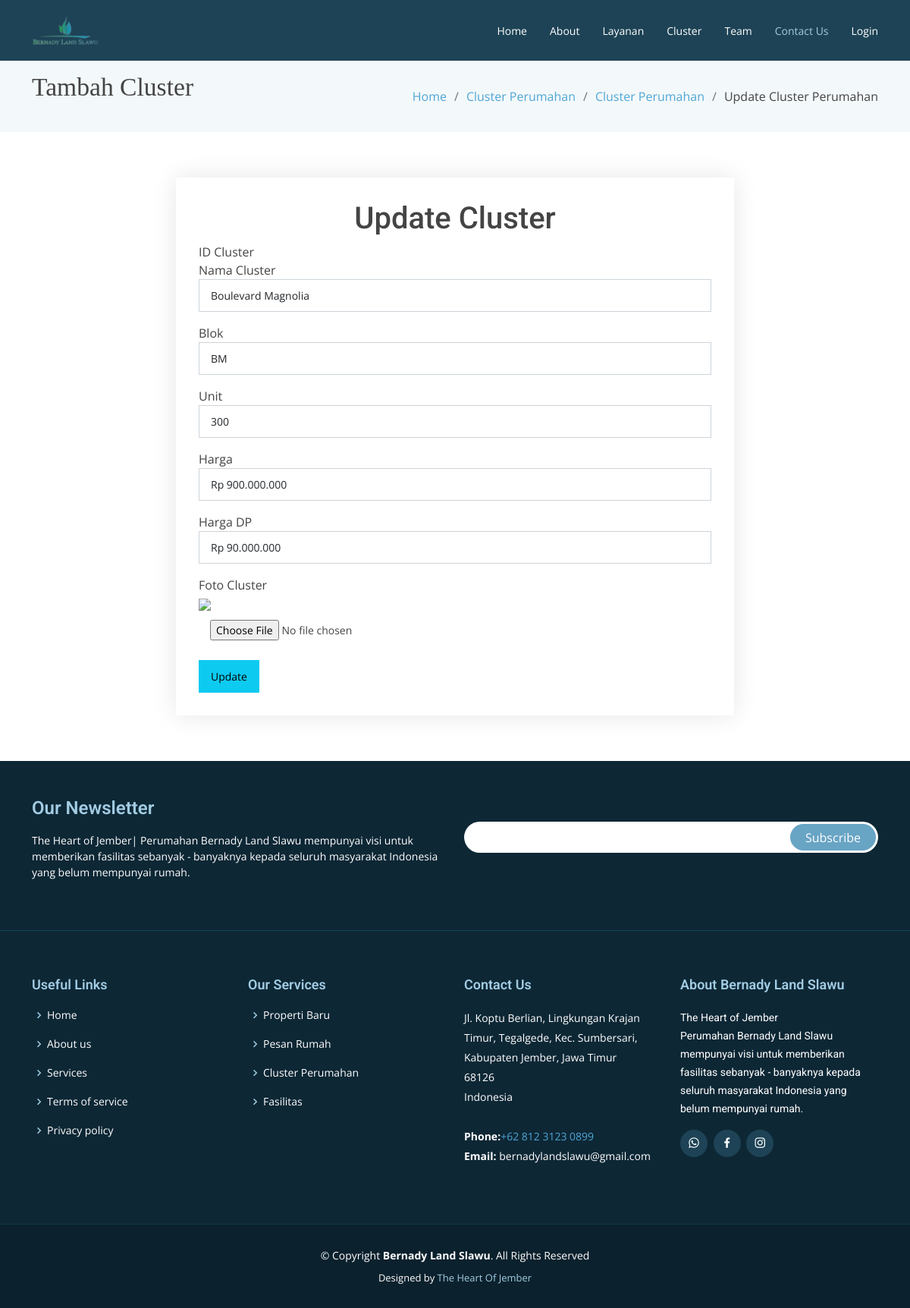
The page /form-edit-cluster.php?id=33 on the database its author committed.
### tables this page shows
CREATE TABLE `cluster` (
  `id_cluster` int(11) NOT NULL,
  `foto_cluster` varchar(100) NOT NULL,
  `nama_cluster` varchar(100) NOT NULL,
  `blok` varchar(100) NOT NULL,
  `jumlah_unit` int(100) NOT NULL,
  `harga` varchar(100) NOT NULL,
  `harga_dp` varchar(100) NOT NULL,
  `filter` varchar(11) NOT NULL,
  `jenis_cluster` varchar(50) NOT NULL
);

### form-edit-cluster.php (the view, shortened to what this page needs)
<?php
require ('koneksi.php');
$clusterId = $_GET['id'];
$query = "SELECT * FROM cluster WHERE id_cluster='$clusterId'";
$result = mysqli_query($koneksi, $query);
while ($row =mysqli_fetch_array($result)){
  $nama_cluster = $row['nama_cluster'];
  $blok = $row['blok'];
  $jumlah_unit = $row['jumlah_unit'];
  $harga = $row['harga'];
  $hargaDp= $row['harga_dp'];
}
?>
<!DOCTYPE html>
<html lang="en">
<head>
  <link href="vendor/animate.css/animate.min.css" rel="stylesheet">
  <link href="vendor/aos/aos.css" rel="stylesheet">
  <link href="vendor/bootstrap/css/bootstrap.min.css" rel="stylesheet">
  <link href="vendor/bootstrap-icons/bootstrap-icons.css" rel="stylesheet">
  <link href="vendor/boxicons/css/boxicons.min.css" rel="stylesheet">
  <link href="vendor/glightbox/css/glightbox.min.css" rel="stylesheet">
  <link href="vendor/swiper/swiper-bundle.min.css" rel="stylesheet">
  <link href="css/style.css" rel="stylesheet">
</head>
<body>
  <header id="header" class="fixed-top d-flex align-items-center ">
    <div class="container d-flex justify-content-between align-items-center">
      <div class="logo">
        <a href="index-admin.php"><img src="img/logo-bernady.png" alt="" class="img-fluid"></a>
      </div>
      <nav id="navbar" class="navbar">
        <ul>
          <li><a class="" href="index-admin.php">Home</a></li>
          <li><a href="about-admin.php">About</a></li>
          <li><a href="services-admin.php">Layanan</a></li>
          <li><a href="portfolio-admin.php">Cluster</a></li>
          <li><a href="team-admin.php">Team</a></li>
          <li><a class="active" href="contact-admin.php">Contact Us</a></li>
          <?php
          if($userName = $_SESSION['name']){
            echo "
            <div class='dropdown' style='margin-right:50px;'><a href='#'> $userName </a>
            <ul>
              <li> <a href='profile-user.php'>Profil</a></li>
                <li> <a href='list-pemesanan-admin.php'>Pemesanan Rumah</a></li>
                <li> <a href='pembayaran-user.php'>Pembayaran</a></li>
              <li><a href='logout.php'>Logout</a></li>
            </ul>
          </div>
            ";
          }else{
            echo "
            <li><a href='login.php'>Login</a></li>
            ";
          }
          ?>
        </ul>
      </nav>
    </div>
  </header>
  <main id="main">
    <section class="breadcrumbs">
      <div class="container">
        <div class='d-flex justify-content-between align-items-center'>
          <h2><blockquote>Tambah Cluster</blockquote></h2>
          <ol>
            <li><a href="index-admin.php">Home</a></li>
            <li><a href="portfolio-admin.php">Cluster Perumahan</a></li>
			<li><a href="cluster.php">Cluster Perumahan</a></li>
            <li>Update Cluster Perumahan</li>
          </ol>
        </div>
      </div>
    </section>
    <section class="contact" data-aos="fade-up" data-aos-easing="ease-in-out" data-aos-duration="500">
      <div class="container">
        <div class="row">
          <div class="col-lg-8 m-auto">
            <form class="php-email-form" action="form-edit-cluster.php" method="POST" enctype="multipart/form-data">
              <div class="row">
                <h1 class="text-center"><span>Update Cluster</span></h1>
                <div>
          <label>ID Cluster</label>
        </div>
                <div class="row-md-6 form-group mb-3">
				<label>Nama Cluster</label>
                  <input class="form-control" type="text" name="txt_namacluster" value="<?php echo $nama_cluster; ?>" autofocus=""/>
                </div>
                <div class="row-md-6 form-group mb-3">
				<label>Blok</label>
         <input class="form-control" type="text" name="txt_blok" value="<?php echo $blok; ?>" />
                </div>
                <div class="row-md-6 form-group mb-3">
                  <label>Unit</label>
         <input class="form-control" type="text" name="jumlah_unit" value="<?php echo $jumlah_unit; ?>" />
                </div>
                <div class="row-md-6 form-group mt-3 mt-md-0 mb-3">
                  <label>Harga</label>
         <input class="form-control" type="text" name="harga" value="<?php echo $harga; ?>"/>
                </div>
                <div class="row-md-6 form-group mt-3 mt-md-0 mb-3">
                  <label>Harga DP</label>
         <input class="form-control" type="text" name="harga_dp" value="<?php echo $hargaDp; ?>" />
                </div>
                </div>
                <div class="row-md-6 form-group mt-3 mt-md-0 mb-3">
                  <label>Foto Cluster</label>
		  <div class = "image-wrapper">
	  <img src="img/images_cluster/<?php echo $row['foto_cluster']?>">
	  </div>
         <input type="file" name="txt_fotocluster" value="" />
                </div>
                <div class="group">
                        <input type="submit" name="update" class="btn btn-info btn-md" value="Update">
                    </div>
              </div>
          </div>
      </div>
    </section>
  </main>
  <footer id="footer" data-aos="fade-up" data-aos-easing="ease-in-out" data-aos-duration="500">
    <div class="footer-newsletter">
      <div class="container">
        <div class="row">
          <div class="col-lg-6">
            <h4>Our Newsletter</h4>
            <p>The Heart of Jember| Perumahan Bernady Land Slawu mempunyai visi untuk memberikan fasilitas sebanyak - banyaknya kepada seluruh masyarakat Indonesia yang belum mempunyai rumah.</p>
          </div>
          <div class="col-lg-6">
            <form action="" method="post">
              <input type="email" name="email"><input type="submit" value="Subscribe">
            </form>
          </div>
        </div>
      </div>
    </div>
    <div class="footer-top">
      <div class="container">
        <div class="row">
          <div class="col-lg-3 col-md-6 footer-links">
            <h4>Useful Links</h4>
            <ul>
              <li><i class="bx bx-chevron-right"></i> <a href="index-admin.php">Home</a></li>
              <li><i class="bx bx-chevron-right"></i> <a href="about-admin.php">About us</a></li>
              <li><i class="bx bx-chevron-right"></i> <a href="services-admin.php">Services</a></li>
              <li><i class="bx bx-chevron-right"></i> <a href="#">Terms of service</a></li>
              <li><i class="bx bx-chevron-right"></i> <a href="#">Privacy policy</a></li>
            </ul>
          </div>
          <div class="col-lg-3 col-md-6 footer-links">
            <h4>Our Services</h4>
            <ul>
              <li><i class="bx bx-chevron-right"></i> <a href="services-admin.php">Properti Baru</a></li>
              <li><i class="bx bx-chevron-right"></i> <a href="pemesanan-admin.php">Pesan Rumah</a></li>
              <li><i class="bx bx-chevron-right"></i> <a href="portfolio-admin.php">Cluster Perumahan</a></li>
              <li><i class="bx bx-chevron-right"></i> <a href="services-admin.php">Fasilitas</a></li>
            </ul>
          </div>
          <div class="col-lg-3 col-md-6 footer-contact">
            <h4>Contact Us</h4>
            <p>
              Jl. Koptu Berlian, Lingkungan Krajan Timur, Tegalgede, Kec. Sumbersari, Kabupaten Jember, Jawa Timur <br>
              68126<br>
              Indonesia <br><br>
              <strong>Phone:</strong><a href="https://wa.me/+6281231230899">+62 812 3123 0899</a><br>
              <strong>Email:</strong> bernadylandslawu@gmail.com<br>
            </p>
          </div>
          <div class="col-lg-3 col-md-6 footer-info">
            <h3>About Bernady Land Slawu</h3>
            <p>The Heart of Jember</p>
            <p>Perumahan Bernady Land Slawu mempunyai visi untuk memberikan fasilitas sebanyak - banyaknya kepada seluruh masyarakat Indonesia yang belum mempunyai rumah.</p>
            <div class="social-links mt-3">
              <a href="https://wa.me/6281231230899" class="whatsapp"><i class="bx bxl-whatsapp"></i></a>
              <a href="https://m.facebook.com/people/Bernady-Land-Slawu/100067127194394/" class="facebook"><i class="bx bxl-facebook"></i></a>
              <a href="https://instagram.com/bernadylandslawu?igshid=YTY2NzY3YTc=" class="instagram"><i class="bx bxl-instagram"></i></a>
            </div>
          </div>
        </div>
      </div>
    </div>
    <div class="container">
      <div class="copyright">
        &copy; Copyright <strong><span>Bernady Land Slawu</span></strong>. All Rights Reserved
      </div>
      <div class="credits">
        Designed by <a href="https://bootstrapmade.com/">The Heart Of Jember</a>
      </div>
    </div>
  </footer>
</body>
</html>

### css/style.css (style rules this page uses)
body { font-family: "Open Sans", sans-serif; color: #444; }
a { color: #4fa6d5; text-decoration: none; }
h1, h2, h3, h4, h5, h6, .font-primary { font-family: "Roboto", sans-serif; }
#header { height: 80px; transition: all 0.5s; z-index: 997; transition: all 0.5s; background: #1e4356; }
#header .logo img { padding: 0; margin: 0; max-height: 40px; }
#main { margin-top: 80px; }
.navbar { padding: 0; }
.navbar ul { margin: 0; padding: 0; display: flex; list-style: none; align-items: center; }
.navbar li { position: relative; }
.navbar a, .navbar a:focus { display: flex; align-items: center; justify-content: space-between; padding: 10px 0 10px 30px; font-family: "Open Sans", sans-serif; font-size: 14px; color: #fff; white-space: nowrap; transition: 0.3s; }
.navbar a:hover, .navbar .active, .navbar .active:focus, .navbar li:hover>a { color: #a2cce3; }
section { padding: 60px 0; }
.breadcrumbs { padding: 15px 0; background-color: #f3f8fa; min-height: 40px; }
.breadcrumbs h2 { font-size: 28px; font-weight: 300; }
.breadcrumbs ol { display: flex; flex-wrap: wrap; list-style: none; padding: 0; margin: 0; }
.breadcrumbs ol li+li { padding-left: 10px; }
.breadcrumbs ol li+li::before { display: inline-block; padding-right: 10px; color: #6c757d; content: "/"; }
.contact { padding-bottom: 30px; }
.contact .php-email-form { box-shadow: 0 0 30px rgba(214, 215, 216, 0.6); padding: 30px; margin-bottom: 30px; }
.contact .php-email-form input, .contact .php-email-form textarea { border-radius: 0; box-shadow: none; font-size: 14px; }
.contact .php-email-form input { padding: 10px 15px; }
#footer { background: #0b212d; padding: 0 0 30px 0; color: #fff; font-size: 14px; }
#footer .footer-newsletter { padding: 50px 0; background: #0d2735; }
#footer .footer-newsletter h4 { font-size: 24px; margin: 0 0 20px 0; padding: 0; line-height: 1; font-weight: 600; color: #a2cce3; }
#footer .footer-newsletter form { margin-top: 30px; background: #fff; padding: 6px 10px; position: relative; border-radius: 50px; }
#footer .footer-newsletter form input[type=email] { border: 0; padding: 4px; width: calc(100% - 100px); }
#footer .footer-newsletter form input[type=submit] { position: absolute; top: 0; right: 0; bottom: 0; border: 0; background: none; font-size: 16px; padding: 0 20px; margin: 3px; background: #68A4C4; color: #fff; transition: 0.3s; border-radius: 50px; }
#footer .footer-top { background: #0d2735; border-top: 1px solid #17455e; border-bottom: 1px solid #123649; padding: 60px 0 30px 0; }
#footer .footer-top .footer-info { margin-bottom: 30px; }
#footer .footer-top .footer-info h3 { font-size: 18px; margin: 0 0 20px 0; padding: 2px 0 2px 0; line-height: 1; color: #a2cce3; font-weight: 600; }
#footer .footer-top .footer-info p { font-size: 14px; line-height: 24px; margin-bottom: 0; font-family: "Roboto", sans-serif; color: #fff; }
#footer .footer-top .social-links a { font-size: 18px; display: inline-block; background: #1e4356; color: #fff; line-height: 1; padding: 8px 0; margin-right: 4px; border-radius: 50%; text-align: center; width: 36px; height: 36px; transition: 0.3s; }
#footer .footer-top h4 { font-size: 18px; font-weight: 600; color: #a2cce3; position: relative; padding-bottom: 12px; }
#footer .footer-top .footer-links { margin-bottom: 30px; }
#footer .footer-top .footer-links ul { list-style: none; padding: 0; margin: 0; }
#footer .footer-top .footer-links ul i { padding-right: 2px; color: #a2cce3; font-size: 18px; line-height: 1; }
#footer .footer-top .footer-links ul li { padding: 10px 0; display: flex; align-items: center; }
#footer .footer-top .footer-links ul li:first-child { padding-top: 0; }
#footer .footer-top .footer-links ul a { color: #fff; transition: 0.3s; display: inline-block; line-height: 1; }
#footer .footer-top .footer-contact { margin-bottom: 30px; }
#footer .footer-top .footer-contact p { line-height: 26px; }
#footer .copyright { text-align: center; padding-top: 30px; }
#footer .credits { padding-top: 10px; text-align: center; font-size: 13px; color: #fff; }
#footer .credits a { color: #a2cce3; }
body { margin: 0; padding: 0; background-color: #ffffff; }

### form-edit-cluster.php (style rules this page uses)
blockquote { font-family: 'Times New Roman', Times, serif; font-size: larger; }

### rows shown on the page
cluster: txt_namacluster "Boulevard Magnolia", txt_blok "BM", jumlah_unit "300", harga "Rp 900.000.000", harga_dp "Rp 90.000.000"
